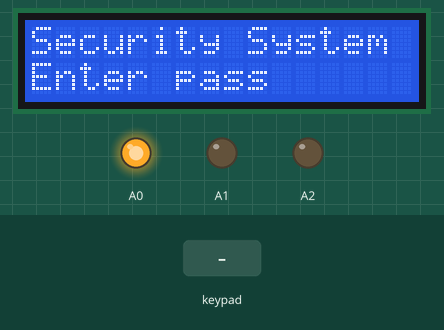
Recording of a sketch running on a simulated Arduino Mega 2560, built with avr-gcc and run on an emulated ATmega2560. Shown: 16×2 character LCD, output pins drawn as LEDs (lit = HIGH). The test bench sets the inputs (shaded band). What the sketch prints to the serial monitor is not drawn.

Above: at 1.2 s.
1.3 s: keypad keys 2 3 4 5 # pressed 0.4 s apart
At 4.0 s:
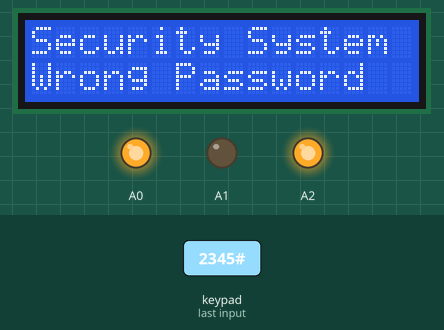
6.3 s: key 'A' pressed
At 7.5 s:
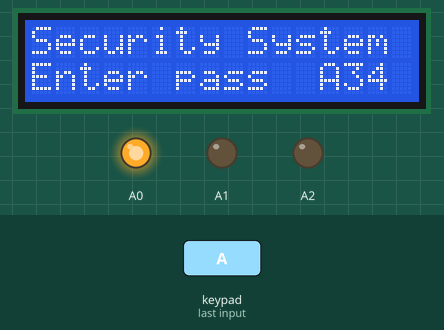
7.8 s: key 'B' pressed
At 8.7 s:
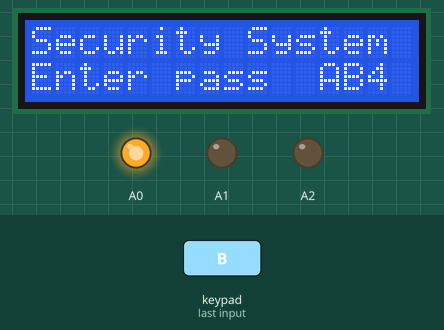
9.3 s: keypad keys 2 3 4 5 D pressed 0.4 s apart
At 12.3 s:
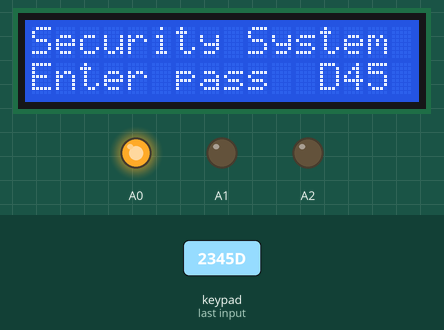
12.8 s: key 'C' pressed
At 13.7 s:
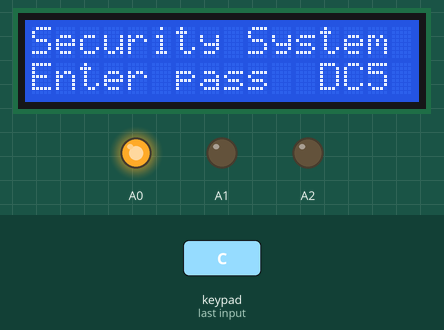
14.3 s: keypad keys 2 3 4 5 pressed 0.4 s apart
At 14.9 s:
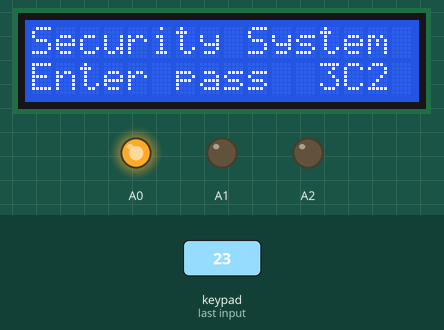
Timing chart, 0 to 17.3 s (numbered marks = the images above; inputs shaded):
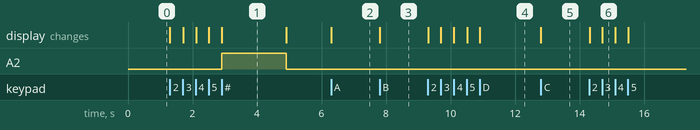

Measured:
- after the input at 1.3 s, A2: LOW → HIGH after 1.6 s, → LOW 2.0 s later; the display: first changes at once (image 1 shows a later state)
- after the input at 6.3 s, the display: changes at once (image 2)
- after the input at 7.8 s, the display: changes at once (image 3)
- after the input at 9.3 s, the display: first changes at once (image 4 shows a later state)
- after the input at 12.8 s, the display: changes at once (image 5)
- after the input at 14.3 s, the display: first changes at once (image 6 shows a later state)
- what the display in image 1 shows lasts 2.0 s, from 2.9 s to 4.9 s

The sketch:

password_simple.ino
```cpp
#include <Keypad.h>
#include <LiquidCrystal.h>

LiquidCrystal lcd(32, 30, 28, 26, 24, 22);
const byte ROWS = 4;
const byte COLS = 4;
char keys[ROWS][COLS] = {
  {'1', '2', '3', 'A'},
  {'4', '5', '6', 'B'},
  {'7', '8', '9', 'C'},
  {'*', '0', '#', 'D'}
};
byte rowPins[ROWS] = {2, 3, 4, 5 };
byte colPins[COLS] = {6, 7, 8, 9 };
int i ;
char hhh[4] ;

Keypad keypad = Keypad( makeKeymap(keys), rowPins, colPins, ROWS, COLS );

void setup() {
  Serial.begin(9600);
  lcd.begin(16, 2);
    lcd.setCursor(0,0);
  lcd.print("Security System");
pinMode(A0, OUTPUT);
pinMode(A1, OUTPUT);
pinMode(A2, OUTPUT);
digitalWrite(A1, LOW);
digitalWrite(A2, LOW);
digitalWrite(A0, HIGH);

 lcd.setCursor(0,1);
    lcd.print("Enter pass");
    lcd.print(" ");
}

void loop() {


 cancel:

 char key = keypad.getKey();
  if (key) {

    if (key == '*') {
      lcd.setCursor(12,1);
      lcd.print("    ");
      i = 0 ;
      goto cancel;
    }

    if (key == '#' ) {
      if ((hhh[0] == '9') && ( hhh[1] == '8' ) && (hhh[2] == '7' ))
      {
        digitalWrite (A0 , LOW);
         lcd.setCursor(0,1);
    lcd.print("Door is Open");
    lcd.print("    ");
    analogWrite(A1, 150 );
        delay(3000);
        digitalWrite(A0 , HIGH);
        digitalWrite(A1, LOW);
 lcd.setCursor(0,1);
    lcd.print("Enter pass");
    lcd.print("        ");

    goto cancel;
      }
      i = 0 ;
       lcd.setCursor(0,1);
    lcd.print("Wrong Password");
    lcd.print("    ");
    analogWrite(A2,150);
    delay(2000);
    digitalWrite(A2, LOW);
     lcd.setCursor(0,1);
   lcd.print("Enter pass");
    lcd.print("        ");
      goto cancel;
    }

    if ( i > 2)    i = 0 ;
    hhh[i] = key ;
    i ++ ;
    Serial.println(hhh);
    lcd.setCursor(12,1);
    lcd.print(hhh);
}
}
```
